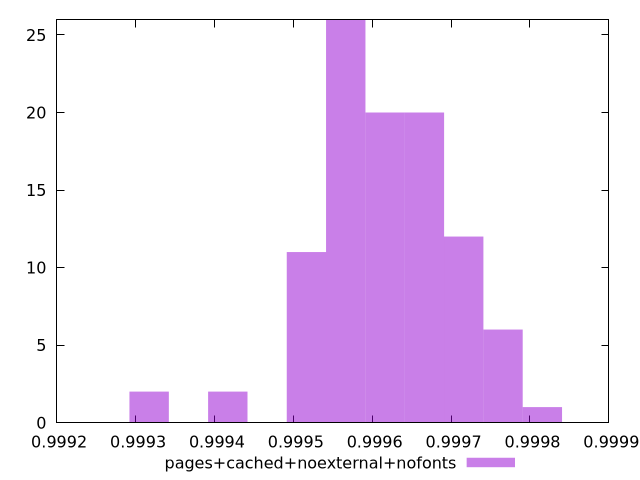

Recreate this plot in gnuplot.
$_pagesCachedNoexternalNofonts <<EOF
0.9995664827765401 26
0.9997159991032419 12
0.999516644000973 11
0.9996163215521074 20
0.9996661603276746 20
0.999317288898704 2
0.9994169664498385 2
0.9997658378788091 6
0.9998156766543763 1
EOF
set key outside below
set terminal pngcairo
set output "report_00004_2020-11-02T20-21-41.718Z/mainthread-work-breakdown/pages+cached+noexternal+nofonts//hist.png"
set yrange [0:26]
set boxwidth 0.00004983877556723874
set style fill transparent solid 0.5 noborder
plot $_pagesCachedNoexternalNofonts title "pages+cached+noexternal+nofonts" with boxes ,
